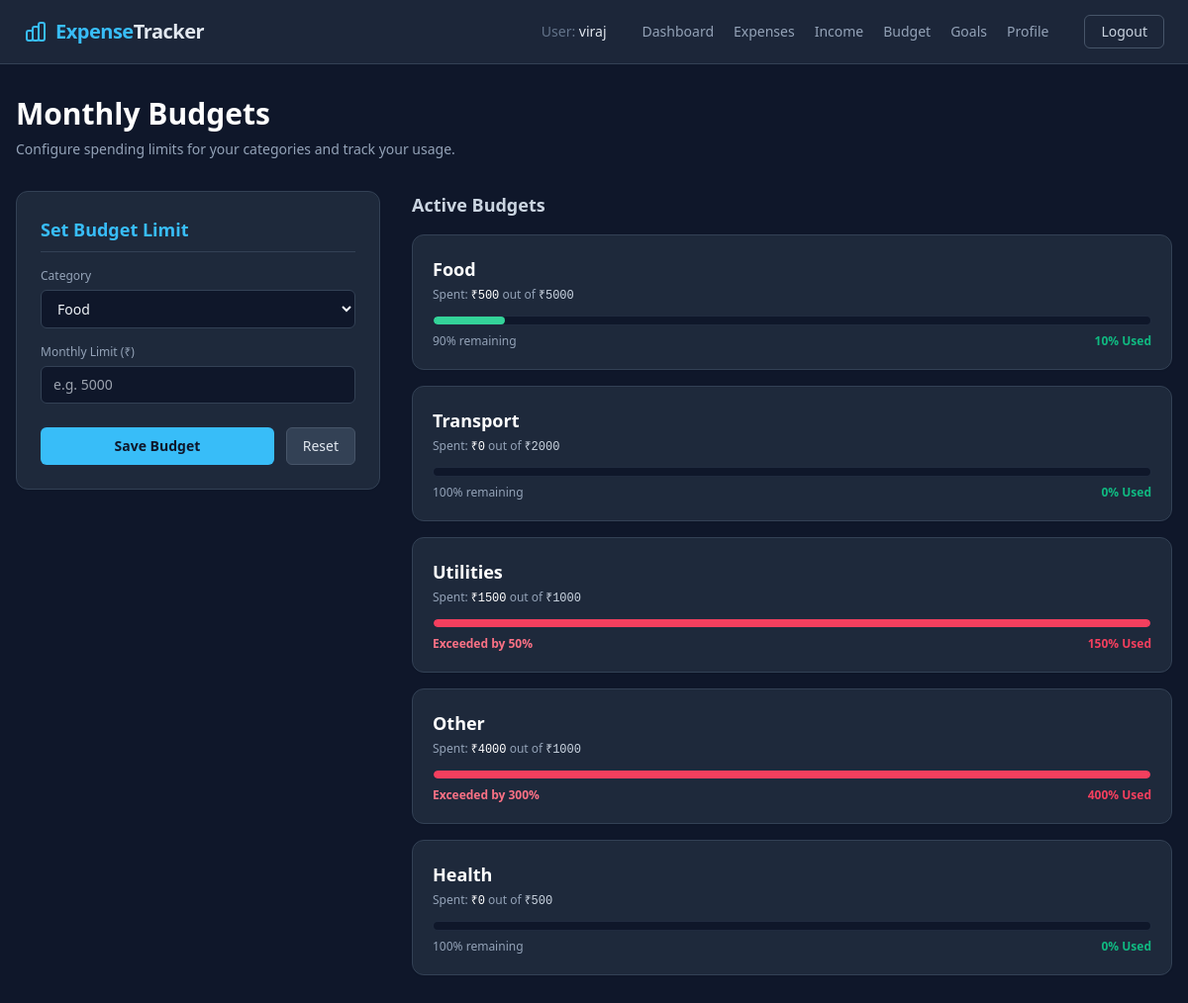
Screenshot of /budget (signed in) with the database file from the repository.
### app.py (models this page shows)
class User(UserMixin, db.Model):
    id            = db.Column(db.Integer, primary_key=True)
    username      = db.Column(db.String(150), unique=True, nullable=False)
    password_hash = db.Column(db.String(200), nullable=False)
    is_admin      = db.Column(db.Boolean, default=False, nullable=False)
    created_at    = db.Column(db.DateTime, default=datetime.utcnow)
    expenses      = db.relationship('Expense', backref='owner', lazy=True, cascade='all, delete-orphan')
    budgets       = db.relationship('Budget',  backref='owner', lazy=True, cascade='all, delete-orphan')
    incomes       = db.relationship('Income',  backref='owner', lazy=True, cascade='all, delete-orphan')
    goals         = db.relationship('SavingsGoal', backref='owner', lazy=True, cascade='all, delete-orphan')

class Budget(db.Model):
    id       = db.Column(db.Integer, primary_key=True)
    category = db.Column(db.String(50), nullable=False)
    limit    = db.Column(db.Float, nullable=False)
    user_id  = db.Column(db.Integer, db.ForeignKey('user.id'), nullable=False)

### app.py (the view, shortened to what this page needs)
@app.route("/budget", methods=['GET', 'POST'])
@login_required
def budget():
    budgets     = Budget.query.filter_by(user_id=current_user.id).all()
    budget_data = []
    for b in budgets:
        spent = db.session.query(func.sum(Expense.amount)).filter(
            Expense.user_id == current_user.id,
            Expense.category == b.category,
            func.strftime('%Y-%m', Expense.date) == date.today().strftime('%Y-%m')
        ).scalar() or 0
        percent = round((spent / b.limit) * 100) if b.limit > 0 else 0
        budget_data.append({'id': b.id, 'category': b.category, 'limit': b.limit,
                            'spent': spent, 'percent': percent,
                            'width': min(percent, 100), 'is_over': percent > 100})
    return render_template("budget.html", budget_data=budget_data, categories=CATEGORIES)

### app.py (called while the page is built)
@login_manager.user_loader
def load_user(user_id):
    return db.session.get(User, int(user_id))

### templates/budget.html (shortened to what this page needs)
{% extends "base.html" %}
{% block content %}
<div class="mb-8">
    <h1 class="text-3xl font-semibold mb-2 text-white">Monthly Budgets</h1>
    <p class="text-slate-400 text-sm">Configure spending limits for your categories and track your usage.</p>
</div>
<div class="grid grid-cols-1 lg:grid-cols-3 gap-8">
    <section class="lg:col-span-1 rounded-xl border border-slate-700 bg-slate-800 p-6 h-fit shadow-sm">
        <h2 class="text-lg font-bold mb-4 text-brand border-b border-slate-700 pb-2">Set Budget Limit</h2>
        <form method="post" action="{{ url_for('budget') }}" id="budgetForm" class="space-y-4">
            <div>
                <label class="block text-xs font-medium text-slate-400 mb-1.5">Category</label>
                <select name="category" id="categoryInput" class="w-full rounded-md bg-slate-900 border border-slate-700 px-3 py-2 text-slate-100 focus:border-brand focus:outline-none transition text-sm">
                    {% for c in categories %}
                    <option value="{{ c }}">{{ c }}</option>
                    {% endfor %}
                </select>
            </div>
            <div>
                <label class="block text-xs font-medium text-slate-400 mb-1.5">Monthly Limit (₹)</label>
                <input type="number" name="limit" id="limitInput" placeholder="e.g. 5000" required min="1" step="0.01" class="w-full rounded-md bg-slate-900 border border-slate-700 px-3 py-2 text-slate-100 focus:border-brand focus:outline-none transition text-sm">
            </div>
            <div class="flex gap-3 pt-2">
                <button type="submit" class="flex-1 bg-brand text-slate-900 font-bold py-2 rounded-md hover:bg-sky-400 transition text-sm">Save Budget</button>
                <button type="button" onclick="document.getElementById('budgetForm').reset()" class="px-4 py-2 border border-slate-600 bg-slate-700 rounded-md text-slate-200 hover:bg-slate-600 transition text-sm">Reset</button>
            </div>
        </form>
    </section>
    <section class="lg:col-span-2 space-y-4">
        <h2 class="text-lg font-semibold text-slate-300 mb-4">Active Budgets</h2>
        {% if budget_data %}
            {% for b in budget_data %}
            <div class="rounded-xl border border-slate-700 bg-slate-800 p-5 shadow-sm group">
                <div class="flex justify-between items-start mb-3">
                    <div>
                        <h3 class="font-bold text-lg text-white">{{ b.category }}</h3>
                        <p class="text-xs text-slate-400 mt-1">
                            Spent: <span class="text-white font-mono font-medium">₹{{ '%.0f'|format(b.spent) }}</span>
                            out of <span class="text-slate-300 font-mono">₹{{ '%.0f'|format(b.limit) }}</span>
                        </p>
                    </div>
                </div>
                <div class="w-full bg-slate-900 rounded-full h-2.5 overflow-hidden border border-slate-700/50 mb-2">
                    <div class="h-full rounded-full transition-all duration-1000 ease-out {% if b.is_over %} bg-rose-500 {% elif b.percent > 75 %} bg-yellow-400 {% else %} bg-emerald-400 {% endif %}" style="width: {{ b.width }}%"></div>
                </div>
                <div class="flex justify-between items-center text-xs">
                    {% if b.is_over %}
                        <span class="text-rose-400 font-bold">Exceeded by {{ b.percent - 100 }}%</span>
                    {% else %}
                        <span class="text-slate-400">{{ 100 - b.percent }}% remaining</span>
                    {% endif %}
                    <span class="font-bold {% if b.is_over %} text-rose-500 {% else %} text-emerald-500 {% endif %}">{{ b.percent }}% Used</span>
                </div>
            </div>
            {% endfor %}
        {% else %}
            <div class="flex flex-col items-center justify-center text-slate-500 border border-dashed border-slate-700 rounded-xl p-10 bg-slate-800/50">
                <p class="font-medium">No budgets defined.</p>
                <p class="text-sm mt-1">Use the form to set up your first monthly limit.</p>
            </div>
        {% endif %}
    </section>
</div>
{% endblock %}

### templates/base.html (shortened to what this page needs)
<!DOCTYPE html>
<html lang="en" class="h-full bg-slate-900">
<head>
    <script src="https://cdn.tailwindcss.com"></script>
</head>
<body class="flex flex-col min-h-full text-slate-200 font-sans antialiased selection:bg-brand/30 pb-24 md:pb-0">
    <header class="hidden md:block border-b border-slate-700 bg-slate-800/90 backdrop-blur sticky top-0 z-50">
        <div class="mx-auto max-w-7xl px-6 h-16 flex items-center justify-between">
            <a href="{{ url_for('index') }}" class="text-xl font-bold tracking-tight hover:opacity-80 transition flex items-center gap-2">
                <span><span class="text-brand">Expense</span>Tracker</span>
            </a>
            <nav class="flex gap-5 text-sm font-medium text-slate-400 items-center">
                {% if current_user.is_authenticated %}
                    <span class="text-slate-500 mr-4">User: <span class="text-slate-200">{{ current_user.username }}</span></span>
                    <a href="{{ url_for('index') }}" class="hover:text-brand transition">Dashboard</a>
                    <a href="{{ url_for('expense') }}" class="hover:text-brand transition">Expenses</a>
                    <a href="{{ url_for('income') }}" class="hover:text-emerald-400 transition">Income</a>
                    <a href="{{ url_for('budget') }}" class="hover:text-brand transition">Budget</a>
                    <a href="{{ url_for('goals') }}" class="hover:text-brand transition">Goals</a>
                    <a href="{{ url_for('profile') }}" class="hover:text-brand transition">Profile</a>
                    <a href="{{ url_for('logout') }}" class="text-slate-300 hover:text-white transition ml-4 px-4 py-1.5 border border-slate-600 rounded-md hover:bg-slate-700">Logout</a>
                {% else %}
                    <a href="{{ url_for('login') }}" class="text-slate-300 hover:text-white transition">Log In</a>
                    <a href="{{ url_for('register') }}" class="bg-brand text-slate-900 px-4 py-1.5 rounded-md font-bold hover:bg-sky-400 transition">Register</a>
                {% endif %}
            </nav>
        </div>
    </header>
    <main class="flex-grow mx-auto w-full max-w-7xl px-4 py-8">
        {% block content %}{% endblock %}
    </main>
</body>
</html>

### rows the page displays
User: username "viraj"
Budget: category "Food", spent "500", limit "5000", percent "90", percent "10"
Budget: category "Transport", spent "0", limit "2000", percent "100", percent "0"
Budget: category "Utilities", spent "1500", limit "1000", {{ b.width }} 100 (drawn), percent "50", percent "150"
Budget: category "Other", spent "4000", limit "1000", {{ b.width }} 100 (drawn), percent "300", percent "400"
Budget: category "Health", spent "0", limit "500", percent "100", percent "0"

### other values shown
form field category "Food"
